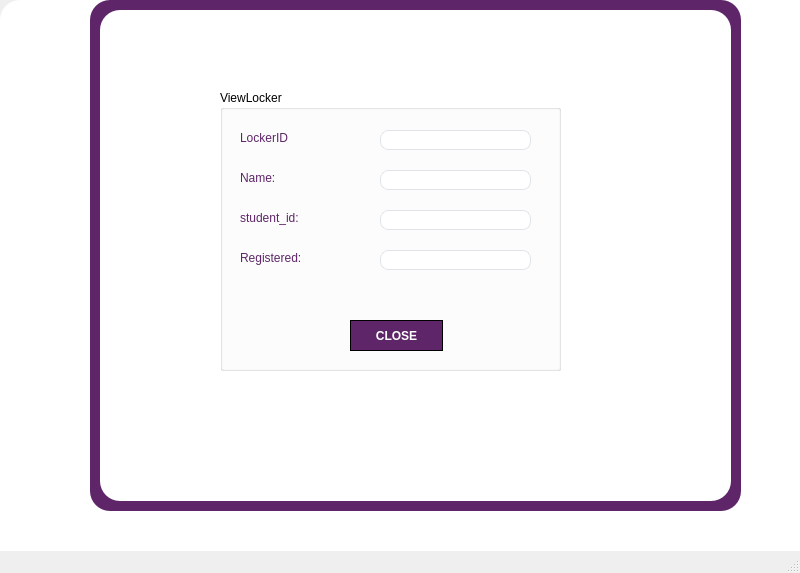
<?xml version="1.0" encoding="UTF-8"?>
<ui version="4.0">
 <class>MainWindow</class>
 <widget class="QMainWindow" name="MainWindow">
  <property name="geometry">
   <rect>
    <x>0</x>
    <y>0</y>
    <width>800</width>
    <height>573</height>
   </rect>
  </property>
  <property name="windowTitle">
   <string>MainWindow</string>
  </property>
  <property name="styleSheet">
   <string notr="true">


QLabel {
  color:#5e2568;
	
	font: 10pt &quot;Arial Nova&quot;;
}

QLineEdit {
  border-radius: 8px;
  border: 1px solid #e0e4e7;
  padding: 0px 15px;
}

QLineEdit:focus 
{
  border: 1px solid #d0e3ff;
}

QPushButton {
  font: 10pt &quot;Nirmala UI&quot;;
  background-color: #5e2568;
  color: #fff;
  font-weight: 600;
  border-radius: 100px;
  border: 1px solid;
  padding: 5px 15px;
  margin-top: 10px;
  outline: 0px;
}

QPushButton:hover,	
QPushButton:focus 
{
  border: 3px solid #9d00ff;
}



</string>
  </property>
  <widget class="QWidget" name="centralwidget">
   <widget class="QGroupBox" name="groupBox">
    <property name="geometry">
     <rect>
      <x>220</x>
      <y>90</y>
      <width>341</width>
      <height>281</height>
     </rect>
    </property>
    <property name="title">
     <string>ViewLocker</string>
    </property>
    <widget class="QLineEdit" name="lineEdit">
     <property name="geometry">
      <rect>
       <x>160</x>
       <y>40</y>
       <width>151</width>
       <height>20</height>
      </rect>
     </property>
    </widget>
    <widget class="QLineEdit" name="lineEdit_2">
     <property name="geometry">
      <rect>
       <x>160</x>
       <y>80</y>
       <width>151</width>
       <height>20</height>
      </rect>
     </property>
    </widget>
    <widget class="QLineEdit" name="lineEdit_3">
     <property name="geometry">
      <rect>
       <x>160</x>
       <y>120</y>
       <width>151</width>
       <height>20</height>
      </rect>
     </property>
    </widget>
    <widget class="QLineEdit" name="lineEdit_4">
     <property name="geometry">
      <rect>
       <x>160</x>
       <y>160</y>
       <width>151</width>
       <height>20</height>
      </rect>
     </property>
    </widget>
    <widget class="QLabel" name="label_2">
     <property name="geometry">
      <rect>
       <x>20</x>
       <y>40</y>
       <width>71</width>
       <height>16</height>
      </rect>
     </property>
     <property name="text">
      <string>LockerID</string>
     </property>
    </widget>
    <widget class="QLabel" name="label_3">
     <property name="geometry">
      <rect>
       <x>20</x>
       <y>80</y>
       <width>101</width>
       <height>16</height>
      </rect>
     </property>
     <property name="text">
      <string>Name:</string>
     </property>
    </widget>
    <widget class="QLabel" name="label_4">
     <property name="geometry">
      <rect>
       <x>20</x>
       <y>120</y>
       <width>101</width>
       <height>16</height>
      </rect>
     </property>
     <property name="text">
      <string>student_id:</string>
     </property>
    </widget>
    <widget class="QLabel" name="label_5">
     <property name="geometry">
      <rect>
       <x>20</x>
       <y>160</y>
       <width>111</width>
       <height>16</height>
      </rect>
     </property>
     <property name="text">
      <string>Registered:</string>
     </property>
    </widget>
    <widget class="QPushButton" name="pushButton">
     <property name="geometry">
      <rect>
       <x>130</x>
       <y>220</y>
       <width>93</width>
       <height>41</height>
      </rect>
     </property>
     <property name="text">
      <string>CLOSE</string>
     </property>
    </widget>
   </widget>
   <widget class="QWidget" name="widget" native="true">
    <property name="geometry">
     <rect>
      <x>100</x>
      <y>10</y>
      <width>631</width>
      <height>491</height>
     </rect>
    </property>
    <property name="styleSheet">
     <string notr="true">background-color: rgb(255, 255, 255);
border-radius: 20px </string>
    </property>
   </widget>
   <widget class="QWidget" name="widget_2" native="true">
    <property name="geometry">
     <rect>
      <x>90</x>
      <y>0</y>
      <width>651</width>
      <height>511</height>
     </rect>
    </property>
    <property name="styleSheet">
     <string notr="true">background-color: rgb(94, 37, 104);
border-radius: 20px </string>
    </property>
   </widget>
   <widget class="QWidget" name="widget_3" native="true">
    <property name="geometry">
     <rect>
      <x>0</x>
      <y>0</y>
      <width>851</width>
      <height>921</height>
     </rect>
    </property>
    <property name="styleSheet">
     <string notr="true">background-color: rgb(255, 255, 255);
border-radius: 20px </string>
    </property>
   </widget>
   <zorder>widget_3</zorder>
   <zorder>widget_2</zorder>
   <zorder>widget</zorder>
   <zorder>groupBox</zorder>
  </widget>
  <widget class="QMenuBar" name="menubar">
   <property name="geometry">
    <rect>
     <x>0</x>
     <y>0</y>
     <width>800</width>
     <height>26</height>
    </rect>
   </property>
  </widget>
  <widget class="QStatusBar" name="statusbar"/>
 </widget>
 <resources/>
 <connections/>
</ui>
